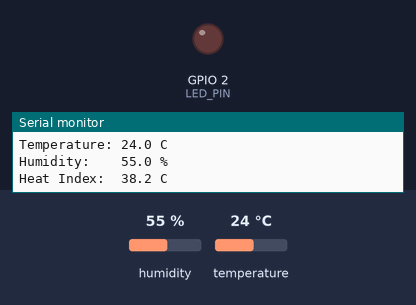
Recording of a sketch running on a simulated ESP32. On the bench: output pins drawn as LEDs (lit = HIGH), the last lines printed to the serial monitor. The inputs (shaded band) are chosen by the test bench; at power-on: humidity 55 %, temperature 24 °C.

Above: at 2.8 s.
2.9 s: humidity set to 69 %
5.6 s: humidity set to 72 %
At 6.9 s:
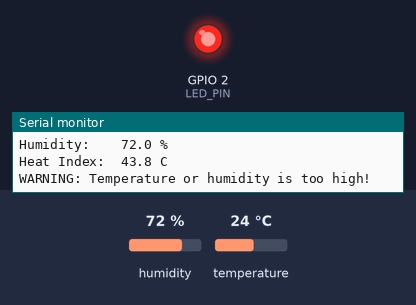
8.3 s: humidity set to 22 %
At 11.1 s:
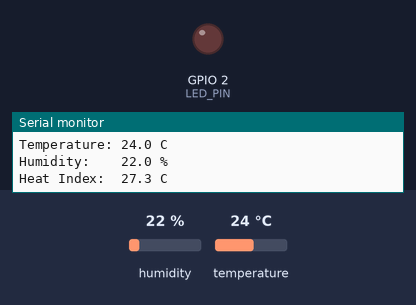
11.5 s: humidity set to 88 %
At 13.3 s:
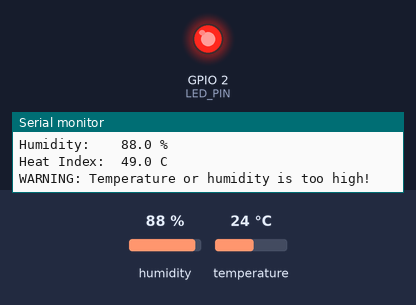
Timing chart, 0 to 14.8 s (numbered marks = the images above; inputs shaded):
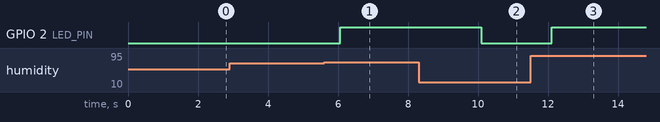

The sketch:

sketch.ino
```cpp
#include "DHTesp.h"

const int DHT_PIN = 4;
const int LED_PIN = 2;

DHTesp dht;
int counter = 0;

void dhtTask(void *param) {
  while (true) {
    TempAndHumidity data = dht.getTempAndHumidity();

    if (isnan(data.temperature) || isnan(data.humidity)) {
      Serial.println("ERROR: Failed to read DHT22");
    } else {
      counter++;

      float heatIndex = data.temperature + 0.33 * data.humidity - 4.0;
      bool alert = data.temperature > 30 || data.humidity > 70;

      Serial.println("--------------------------------");
      Serial.print("#"); Serial.print(counter);
      Serial.print(" | Time: "); Serial.print(millis() / 1000); Serial.println("s");

      Serial.print("Temperature: "); Serial.print(data.temperature, 1); Serial.println(" C");
      Serial.print("Humidity:    "); Serial.print(data.humidity, 1); Serial.println(" %");
      Serial.print("Heat Index:  "); Serial.print(heatIndex, 1); Serial.println(" C");

      if (alert) {
        Serial.println("WARNING: Temperature or humidity is too high!");
        digitalWrite(LED_PIN, HIGH);
      } else {
        digitalWrite(LED_PIN, LOW);
      }
    }

    vTaskDelay(pdMS_TO_TICKS(2000));
  }
}


void setup() {
  Serial.begin(115200);

  pinMode(LED_PIN, OUTPUT);

  dht.setup(DHT_PIN, DHTesp::DHT22);

  Serial.println("=== DHT22 FreeRTOS Project Started ===");

  xTaskCreate(dhtTask, "DHT Task", 4096, NULL, 1, NULL);
}

void loop() {
}
```

Measured:
- the behaviour switches between 70 and 71 % on humidity (found by bisection; images 0 and 1)
- after the input at 5.6 s, GPIO 2 (LED_PIN): LOW → HIGH after 0.46 s
- after the input at 8.3 s, GPIO 2 (LED_PIN): HIGH → LOW after 1.8 s
- after the input at 11.5 s, GPIO 2 (LED_PIN): LOW → HIGH after 0.61 s
